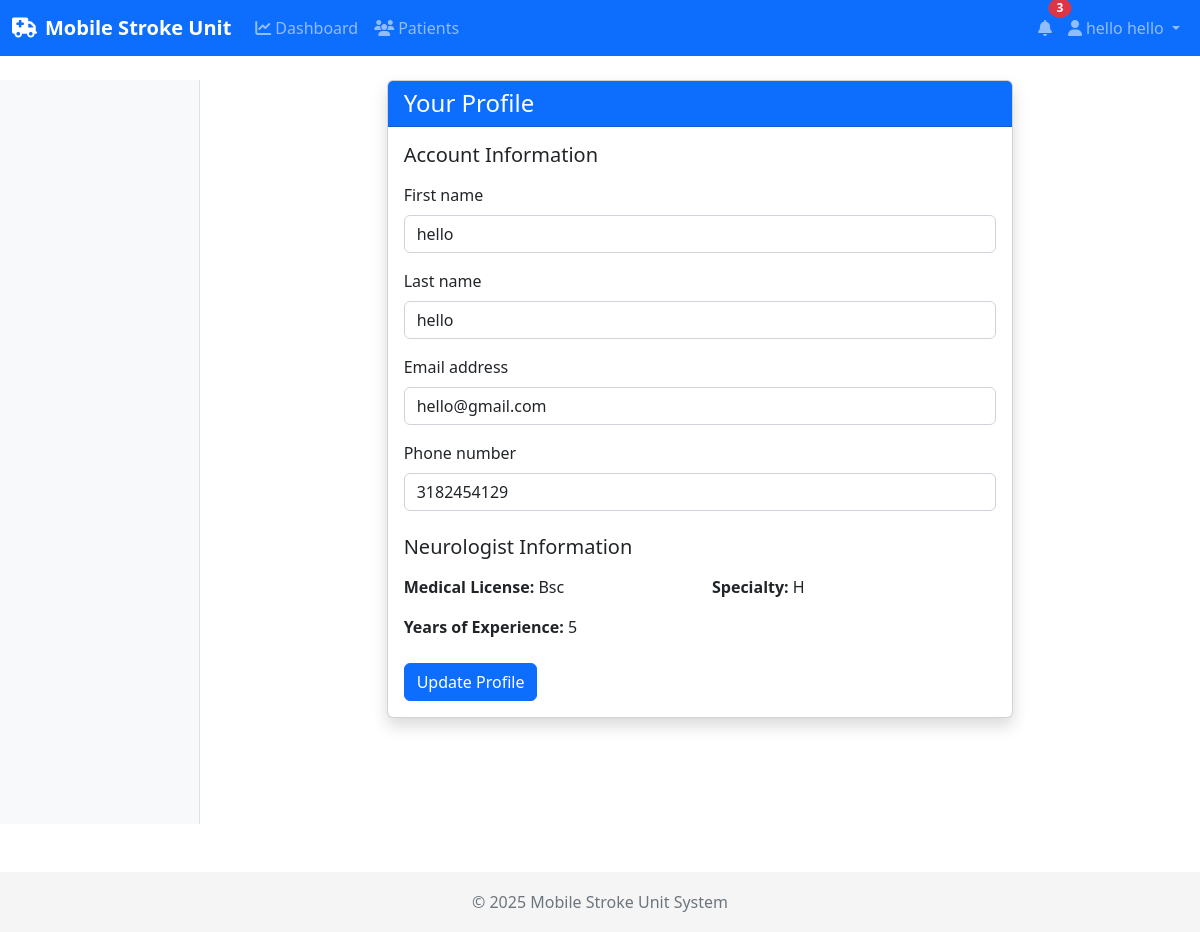
The app's page /accounts/profile/ (signed in) with its own data.
### accounts/models.py (models this page shows, shortened)
class User(AbstractUser):
    class Role(models.TextChoices):
        PATIENT = 'PATIENT', 'Patient'
        TECHNICIAN = 'TECHNICIAN', 'Technician'
        NEUROLOGIST = 'NEUROLOGIST', 'Neurologist'
    role = models.CharField(
        max_length=20,
        choices=Role.choices,
        default=Role.PATIENT
    )
    phone_number = models.CharField(max_length=15, blank=True)
    groups = models.ManyToManyField(
        'auth.Group',
        related_name='custom_user_set',
        blank=True,
        help_text='The groups this user belongs to. A user will get all permissions granted to each of their groups.',
        verbose_name='groups',
    )
    user_permissions = models.ManyToManyField(
        'auth.Permission',
        related_name='custom_user_set',
        blank=True,
        help_text='Specific permissions for this user.',
        verbose_name='user permissions',
    )
    @property
    def is_technician(self):
        return self.role == self.Role.TECHNICIAN
    @property
    def is_neurologist(self):
        return self.role == self.Role.NEUROLOGIST

class NeurologistProfile(models.Model):
    user = models.OneToOneField(User, on_delete=models.CASCADE, related_name='neurologist_profile')
    medical_license = models.CharField(max_length=50, blank=True)
    specialty = models.CharField(max_length=100, blank=True)
    years_of_experience = models.PositiveIntegerField(blank=True, null=True)

### accounts/views.py (the view)
# urls.py: path('profile/', views.profile, name='profile'),
@login_required
def profile(request):
    user = request.user
    if request.method == 'POST':
        form = UserProfileUpdateForm(request.POST, instance=user)
        if form.is_valid():
            form.save()
            messages.success(request, "Your profile has been updated!")
            return redirect('accounts:profile')
    else:
        form = UserProfileUpdateForm(instance=user)
    role_profile = None
    if user.is_technician and hasattr(user, 'technician_profile'):
        role_profile = user.technician_profile
    elif user.is_neurologist and hasattr(user, 'neurologist_profile'):
        role_profile = user.neurologist_profile
    elif user.is_patient and hasattr(user, 'patient_profile'):
        role_profile = user.patient_profile
    return render(request, 'accounts/profile.html', {
        'form': form,
        'role_profile': role_profile
    })

### accounts/forms.py
class UserProfileUpdateForm(forms.ModelForm):
    class Meta:
        model = User
        fields = ['first_name', 'last_name', 'email', 'phone_number']

### templates/accounts/profile.html (shortened to what this page needs)
{% extends "base.html" %}
{% load crispy_forms_tags %}
{% block content %}
<div class="row">
    <div class="col-md-8 mx-auto">
        <div class="card shadow">
            <div class="card-header bg-primary text-white">
                <h4 class="mb-0">Your Profile</h4>
            </div>
            <div class="card-body">
                <form method="post" novalidate>
                    <h5 class="mb-3">Account Information</h5>
                    {{ form|crispy }}
                    {% if role_profile %}
                        <h5 class="mt-4 mb-3">
                            {% if user.is_technician %}
                                Technician Information
                            {% elif user.is_neurologist %}
                                Neurologist Information
                            {% elif user.is_patient %}
                                Patient Information
                            {% endif %}
                        </h5>
                        {% if user.is_technician %}
                            <div class="row">
                                <div class="col-md-6">
                                    <p><strong>License Number:</strong> {{ role_profile.license_number }}</p>
                                </div>
                                <div class="col-md-6">
                                    <p><strong>Certification:</strong> {{ role_profile.certification }}</p>
                                </div>
                            </div>
                            <p><strong>Unit Number:</strong> {{ role_profile.unit_number }}</p>
                        {% elif user.is_neurologist %}
                            <div class="row">
                                <div class="col-md-6">
                                    <p><strong>Medical License:</strong> {{ role_profile.medical_license }}</p>
                                </div>
                                <div class="col-md-6">
                                    <p><strong>Specialty:</strong> {{ role_profile.specialty }}</p>
                                </div>
                            </div>
                            <p><strong>Years of Experience:</strong> {{ role_profile.years_of_experience }}</p>
                        {% elif user.is_patient %}
                            <p><strong>Date of Birth:</strong> {{ role_profile.date_of_birth }}</p>
                            <p><strong>Medical History:</strong> {{ role_profile.medical_history }}</p>
                            <p><strong>Current Medications:</strong> {{ role_profile.current_medications }}</p>
                        {% endif %}
                    {% endif %}
                    <div class="mt-4">
                        <button type="submit" class="btn btn-primary">Update Profile</button>
                    </div>
                </form>
            </div>
        </div>
    </div>
</div>
{% endblock %}

### templates/base.html (shortened to what this page needs)
<!DOCTYPE html>
<html lang="en">
<head>
    <link href="https://cdn.jsdelivr.net/npm/bootstrap@5.2.3/dist/css/bootstrap.min.css" rel="stylesheet">
    <link rel="stylesheet" href="https://cdnjs.cloudflare.com/ajax/libs/font-awesome/6.1.1/css/all.min.css">
</head>
<body>
    <nav class="navbar navbar-expand-md navbar-dark bg-primary fixed-top">
        <div class="container-fluid">
            <a class="navbar-brand" href="{% url 'home' %}">
                <i class="fas fa-ambulance me-2"></i>Mobile Stroke Unit
            </a>
            <div class="collapse navbar-collapse" id="navbarNav">
                <ul class="navbar-nav me-auto">
                    {% if user.is_authenticated %}
                        {% if user.is_technician %}
                            <li class="nav-item">
                                <a class="nav-link" href="{% url 'consultations:technician_dashboard' %}">
                                    <i class="fas fa-chart-line me-1"></i>Dashboard
                                </a>
                            </li>
                            <li class="nav-item">
                                <a class="nav-link" href="{% url 'patients:list' %}">
                                    <i class="fas fa-users me-1"></i>Patients
                                </a>
                            </li>
                            <li class="nav-item">
                                <a class="nav-link" href="{% url 'patients:register_patient' %}">
                                    <i class="fas fa-user-plus me-1"></i>New Patient
                                </a>
                            </li>
                        {% elif user.is_neurologist %}
                            <li class="nav-item">
                                <a class="nav-link" href="{% url 'consultations:neurologist_dashboard' %}">
                                    <i class="fas fa-chart-line me-1"></i>Dashboard
                                </a>
                            </li>
                            <li class="nav-item">
                                <a class="nav-link" href="{% url 'patients:list' %}">
                                    <i class="fas fa-users me-1"></i>Patients
                                </a>
                            </li>
                        {% elif user.is_patient %}
                            <li class="nav-item">
                                <a class="nav-link" href="{% url 'patients:dashboard' %}">
                                    <i class="fas fa-chart-line me-1"></i>Dashboard
                                </a>
                            </li>
                        {% endif %}
                    {% endif %}
                </ul>
                <ul class="navbar-nav">
                    {% if user.is_authenticated %}
                        <li class="nav-item position-relative">
                            <a class="nav-link" href="{% url 'consultations:notifications' %}">
                                <i class="fas fa-bell"></i>
                                {% with unread_count=user.notifications.all|length %}
                                    {% if unread_count > 0 %}
                                        <span class="badge bg-danger notification-badge">
                                            {{ unread_count }}
                                        </span>
                                    {% endif %}
                                {% endwith %}
                            </a>
                        </li>
                        <li class="nav-item dropdown">
                            <a class="nav-link dropdown-toggle" href="#" id="navbarDropdown" role="button" data-bs-toggle="dropdown">
                                <i class="fas fa-user me-1"></i>{{ user.get_full_name|default:user.username }}
                            </a>
                        </li>
                    {% endif %}
                </ul>
            </div>
        </div>
    </nav>
    <div class="container-fluid content mt-4 mb-5">
        {% block content_full %}
            <div class="row">
                {% block sidebar %}
                    {% if user.is_authenticated %}
                        <div class="col-md-3 col-lg-2 d-md-block sidebar collapse">
                        </div>
                        <main class="col-md-9 col-lg-10 px-md-4">
                            {% block content %}{% endblock %}
                        </main>
                    {% else %}
                        <main class="col-12">
                            {% block main_content %}{% endblock %}
                        </main>
                    {% endif %}
                {% endblock %}
            </div>
        {% endblock %}
    </div>
    <footer class="footer">
        <div class="container text-center">
            <span class="text-muted">© {% now 'Y' %} Mobile Stroke Unit System</span>
        </div>
    </footer>
</body>
</html>

### templates/base.html (style rules this page uses)
body { padding-top: 56px; min-height: 100vh; display: flex; flex-direction: column; }
.content { flex: 1; }
.navbar-brand { font-weight: bold; }
.sidebar { min-height: calc(100vh - 56px); background-color: #f8f9fa; border-right: 1px solid #dee2e6; padding-top: 20px; }
.footer { margin-top: auto; height: 60px; background-color: #f5f5f5; display: flex; align-items: center; }
.notification-badge { position: absolute; top: 0; right: 0; padding: 0.25rem 0.5rem; font-size: 0.75rem; line-height: 1; border-radius: 50%; transform: translate(50%, -50%); }

### records on screen
User: get_full_name "hello hello", first_name "hello", last_name "hello", email "hello@gmail.com", phone_number "3182454129"
NeurologistProfile: medical_license "Bsc", specialty "H", years_of_experience "5"

### other values on screen
{{ unread_count }} "3"
